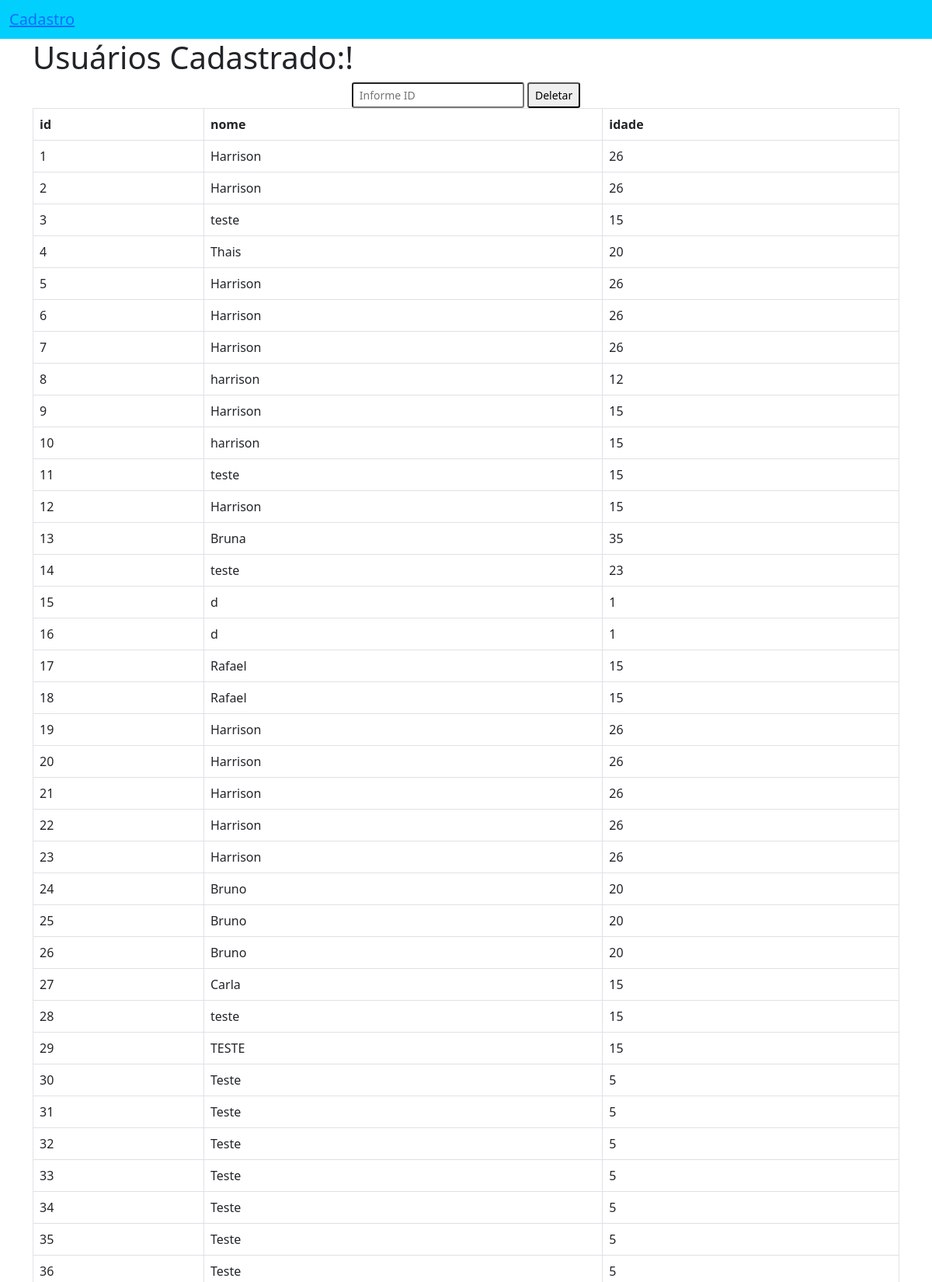
Screenshot of /usuarios/ (upper part) with the database file from the repository.
### app_cad_usuarios/models.py (models this page shows)
class Usuario(models.Model):
    id_usuario = models.AutoField(primary_key=True)
    nome = models.TextField(max_length=255, null=True)
    idade = models.IntegerField(null=True)

### app_cad_usuarios/views.py (the view)
# urls.py: path('usuarios/',views.usuarios, name='listagem_usuarios'),
def usuarios(request):
    if request.method == 'POST':
        novo_usuario = Usuario()
        novo_usuario.nome = request.POST.get('nome')
        novo_usuario.idade = request.POST.get('idade')
        novo_usuario.save()
    usuarios = {
        'usuarios' : Usuario.objects.all()
    }
    return render(request, 'usuarios/usuarios.html', usuarios)

### app_cad_usuarios/templates/usuarios/usuarios.html (shortened to what this page needs)
{% extends 'usuarios/base.html' %}
{% block conteudo %}
<body>
<div class="container">
    <h1>Usuários Cadastrado:!</h1>
    <table class="table table-bordered table-strip">
        <tr>
            <th>id</th>
            <th>nome</th>
            <th>idade</th>
        </tr>
        {% for usuario in usuarios %}
        <tr>
            <td>{{usuario.id_usuario}}</td>
            <td>{{usuario.nome}}</td>
            <td>{{usuario.idade}}</td>
        </tr>
        {% endfor %}
    <form action="{% url 'listagem_usuarios' %}" method="post">
        <div style="text-align: center;" class="container">
            <input name="id_usuario" class="form-control-sm" type="text" placeholder="Informe ID">
            <button class="form-control-sm" type="submit">Deletar</button>
        </div>
    </form>
    </table>
</div>
{% endblock %}

### app_cad_usuarios/templates/usuarios/base.html (shortened to what this page needs)
<!doctype html>
<html lang="en">
  <head>
    <link href="https://cdn.jsdelivr.net/npm/bootstrap@5.0.2/dist/css/bootstrap.min.css" rel="stylesheet">
  </head>
  <body>
    <nav style="background-color: rgb(1, 208, 255) !important;" class="navbar navbar-light bg-light">
        <div class="container-fluid">
          <span class="navbar-brand mb-0 h1"><a href="{% url 'home' %}">Cadastro</a> </span>
        </div>
      </nav>
      {% block conteudo %}
      {% endblock %}
  </body>
</html>

### rows the page displays
Usuario: id_usuario "1", nome "Harrison", idade "26"
Usuario: id_usuario "2", nome "Harrison", idade "26"
Usuario: id_usuario "3", nome "teste", idade "15"
Usuario: id_usuario "4", nome "Thais", idade "20"
Usuario: id_usuario "5", nome "Harrison", idade "26"
Usuario: id_usuario "6", nome "Harrison", idade "26"
Usuario: id_usuario "7", nome "Harrison", idade "26"
Usuario: id_usuario "8", nome "harrison", idade "12"
Usuario: id_usuario "9", nome "Harrison", idade "15"
Usuario: id_usuario "10", nome "harrison", idade "15"
Usuario: id_usuario "11", nome "teste", idade "15"
Usuario: id_usuario "12", nome "Harrison", idade "15"
Usuario: id_usuario "13", nome "Bruna", idade "35"
Usuario: id_usuario "14", nome "teste", idade "23"
Usuario: id_usuario "15", nome "d", idade "1"
Usuario: id_usuario "16", nome "d", idade "1"
Usuario: id_usuario "17", nome "Rafael", idade "15"
Usuario: id_usuario "18", nome "Rafael", idade "15"
Usuario: id_usuario "19", nome "Harrison", idade "26"
Usuario: id_usuario "20", nome "Harrison", idade "26"
Usuario: id_usuario "21", nome "Harrison", idade "26"
Usuario: id_usuario "22", nome "Harrison", idade "26"
Usuario: id_usuario "23", nome "Harrison", idade "26"
Usuario: id_usuario "24", nome "Bruno", idade "20"
Usuario: id_usuario "25", nome "Bruno", idade "20"
Usuario: id_usuario "26", nome "Bruno", idade "20"
Usuario: id_usuario "27", nome "Carla", idade "15"
Usuario: id_usuario "28", nome "teste", idade "15"
Usuario: id_usuario "29", nome "TESTE", idade "15"
Usuario: id_usuario "30", nome "Teste", idade "5"
Usuario: id_usuario "31", nome "Teste", idade "5"
Usuario: id_usuario "32", nome "Teste", idade "5"
Usuario: id_usuario "33", nome "Teste", idade "5"
Usuario: id_usuario "34", nome "Teste", idade "5"
Usuario: id_usuario "35", nome "Teste", idade "5"
Usuario: id_usuario "36", nome "Teste", idade "5"
